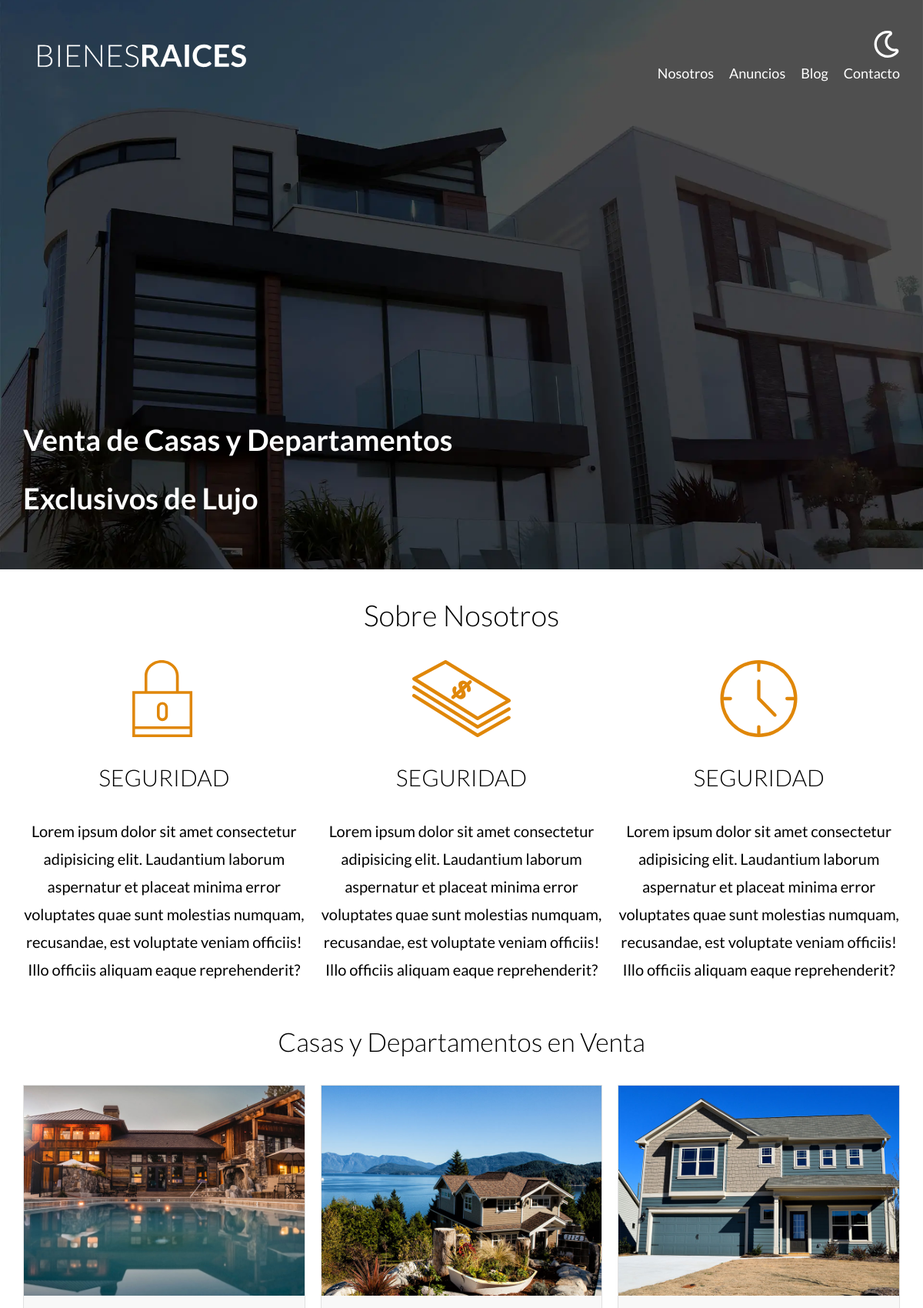
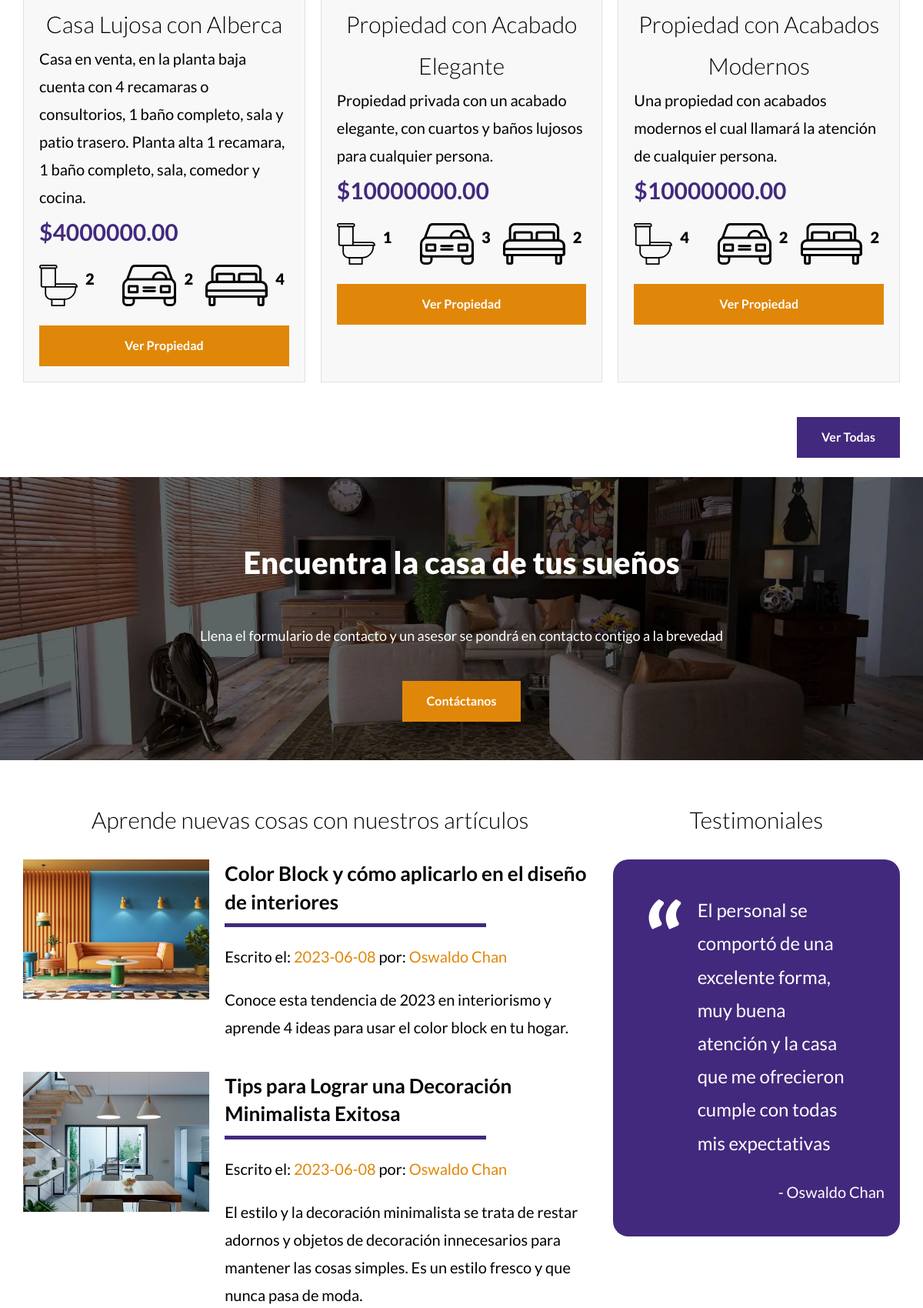
The page / (upper part) on the database its author committed (2 pictures, top to bottom).
### tables this page shows
CREATE TABLE `propiedades` (
  `id` int NOT NULL AUTO_INCREMENT,
  `nombre` varchar(45) DEFAULT NULL,
  `precio` decimal(10,2) DEFAULT NULL,
  `imagen` varchar(200) DEFAULT NULL,
  `descripcion` longtext,
  `habitaciones` int DEFAULT NULL,
  `wc` int DEFAULT NULL,
  `estacionamiento` int DEFAULT NULL,
  `creado` date DEFAULT NULL,
  `vendedores_id` int NOT NULL,
  PRIMARY KEY (`id`),
  KEY `fk_propiedades_vendedores_idx` (`vendedores_id`),
  CONSTRAINT `fk_propiedades_vendedores` FOREIGN KEY (`vendedores_id`) REFERENCES `vendedores` (`id`)
);

CREATE TABLE `blog` (
  `id` int NOT NULL AUTO_INCREMENT,
  `autor` int NOT NULL,
  `fecha` date DEFAULT NULL,
  `titulo` varchar(80) DEFAULT NULL,
  `descripcion` longtext,
  `contenido` longtext,
  `imagen` varchar(200) DEFAULT NULL,
  PRIMARY KEY (`id`),
  KEY `fk_blog_usuarios_idx` (`autor`) USING BTREE,
  CONSTRAINT `blog_ibfk_1` FOREIGN KEY (`autor`) REFERENCES `usuarios` (`id`)
);

CREATE TABLE `usuarios` (
  `id` int NOT NULL AUTO_INCREMENT,
  `nombre` varchar(45) DEFAULT NULL,
  `apellido` varchar(45) DEFAULT NULL,
  `email` varchar(50) DEFAULT NULL,
  `password` char(60) DEFAULT NULL,
  PRIMARY KEY (`id`)
);

### controllers/PageController.php (called while the page is built, shortened)
<?php
class PageController {
    public static function index(Router $router) {
        $properties = Property::get(3);
        $blog = Article::get(2);
        $users = Admin::all();
        $router->view('pages/index', [
            'inicio' => true,
            'properties' => $properties,
            'blog' => $blog,
            'users' => $users
        ]);
    }
}

### public/index.php (called while the page is built, shortened)
<?php
$router = new Router();
$router->get('/admin', [PropertyController::class, 'index']);
$router->get('/properties/create', [PropertyController::class, 'create']);
$router->post('/properties/create', [PropertyController::class, 'create']);
$router->get('/properties/update', [PropertyController::class, 'update']);
$router->post('/properties/update', [PropertyController::class, 'update']);
$router->post('/properties/delete', [PropertyController::class, 'delete']);
$router->get('/sellers/create', [SellerController::class, 'create']);
$router->post('/sellers/create', [SellerController::class, 'create']);
$router->get('/sellers/update', [SellerController::class, 'update']);
$router->post('/sellers/update', [SellerController::class, 'update']);
$router->post('/sellers/delete', [SellerController::class, 'delete']);
$router->get('/blog/create', [ArticleController::class, 'create']);
$router->post('/blog/create', [ArticleController::class, 'create']);
$router->get('/blog/update', [ArticleController::class, 'update']);
$router->post('/blog/update', [ArticleController::class, 'update']);
$router->post('/blog/delete', [ArticleController::class, 'delete']);
$router->get('/', [PageController::class, 'index']);
$router->get('/about-us', [PageController::class, 'about_us']);
$router->get('/properties', [PageController::class, 'properties']);
$router->get('/property', [PageController::class, 'property']);
$router->get('/blog', [PageController::class, 'blog']);
$router->get('/article', [PageController::class, 'article']);
$router->get('/contact', [PageController::class, 'contact']);
$router->post('/contact', [PageController::class, 'contact']);
$router->get('/login', [LoginController::class, 'login']);
$router->post('/login', [LoginController::class, 'login']);
$router->get('/logout', [LoginController::class, 'logout']);
$router->post('/logout', [LoginController::class, 'logout']);
$router->checkRoutes();

### models/ActiveRecord.php (called while the page is built, shortened)
<?php
class ActiveRecord {
    protected static $db;
    protected static $table = '';
    public static function setDB($db) {
        self::$db = $db;
    }
    public static function get($limit) {
        $query = "SELECT * FROM ".static::$table." LIMIT ".$limit;
        $result = self::SQLQuery($query);
        return $result;
    }
    public static function all() {
        $query = "SELECT * FROM ".static::$table;
        $result = self::SQLQuery($query);
        return $result;
    }
    public static function SQLQuery($query) {
        $result = self::$db->query($query);
        $array = [];
        while ($record = $result->fetch_assoc()) {
            $array[] = static::createObject($record);
        }
        return $array;
    }
    protected static function createObject($record) {
        $object = new static;
        foreach ($record as $key => $value) {
            $propertyName = static::getPropertyForColumn($key);
            if (property_exists($object, $propertyName)) {
                $object->$propertyName = $value;
            }
        }
        return $object;
    }
}

### models/Property.php (called while the page is built, shortened)
<?php
class Property extends ActiveRecord {
    protected static function getPropertyForColumn($column) {
        switch ($column) {
            case 'id':
                return 'id';
            case 'nombre':
                return 'title';
            case 'precio':
                return 'price';
            case 'imagen':
                return 'image';
            case 'descripcion':
                return 'description';
            case 'habitaciones':
                return 'rooms';
            case 'wc':
                return 'wc';
            case 'estacionamiento':
                return 'parking';
            case 'creado':
                return 'date';
            case 'vendedores_id':
                return 'seller';
        }
    }
}

### models/Article.php (called while the page is built, shortened)
<?php
class Article extends ActiveRecord {
    protected static function getPropertyForColumn($column) {
        switch ($column) {
            case 'id':
                return 'id';
            case 'autor':
                return 'author';
            case 'fecha':
                return 'date';
            case 'titulo':
                return 'title';
            case 'descripcion':
                return 'description';
            case 'contenido':
                return 'content';
            case 'imagen':
                return 'image';
        }
    }
}

### models/Admin.php (called while the page is built, shortened)
<?php
class Admin extends ActiveRecord {
    protected static function getPropertyForColumn($column) {
        switch ($column) {
            case 'id':
                return 'id';
            case 'nombre':
                return 'name';
            case 'apellido':
                return 'surname';
            case 'email':
                return 'email';
            case 'password':
                return 'password';
        }
    }
}

### views/pages/list.php (the view)
<div class="properties">
    <?php foreach($properties as $property): ?>
    <div class="property">
        <img loading="lazy" src="/img/<?php echo $property->image ?>" alt="property image">
        <div class="property-content">
            <h3><?php echo $property->title ?></h3>
            <p><?php echo $property->description ?></p>
            <p class="price">$<?php echo $property->price ?></p>
            <ul class="details-icons">
                <li>
                    <img loading="lazy" src="build/img/icono_wc.svg" alt="wc icon">
                    <p><?php echo $property->wc ?></p>
                </li>
                <li>
                    <img loading="lazy" src="build/img/icono_estacionamiento.svg" alt="parking icon">
                    <p><?php echo $property->parking ?></p>
                </li>
                <li>
                    <img loading="lazy" src="build/img/icono_dormitorio.svg" alt="room icon">
                    <p><?php echo $property->rooms ?></p>
                </li>
            </ul>
            <a class="btn-yellow-block" href="/property?id=<?php echo $property->id ?>">ver propiedad</a>
        </div>
    </div>
    <?php endforeach; ?>
</div>

### views/pages/blog-list.php
<?php foreach($blog as $article): ?>
        <article class="blog-post">
            <div class="image">
                <img loading="lazy" src="/img/<?php echo $article->image ?>" alt="article image">
            </div>
            <div class="text-post">
                <a href="/article?id=<?php echo $article->id ?>">
                    <h4><?php echo $article->title ?></h4>
                    <p class="meta-info">Escrito el: <span><?php echo $article->date ?></span> por:
                    <span>
                        <?php foreach($users as $user): ?>
                            <?php if($user->id == $article->author): ?>
                                <?php echo $user->name." ".$user->surname; ?>
                            <?php endif; ?>
                        <?php endforeach; ?>
                    </span></p>
                    <p><?php echo $article->description ?></p>
                </a>
            </div>
        </article>
    <?php endforeach; ?>

### public/build/css/app.css (style rules this page uses)
html { -webkit-text-size-adjust:100%;line-height:1.15 }
body { margin:0 }
a { background-color:transparent }
img { border-style:none }
html { box-sizing:border-box;font-size:62.5% }
*,:after,:before { box-sizing:inherit }
body { font-family:Lato,sans-serif;font-size:1.6rem;line-height:1.8 }
p { color:#000;font-size:2rem }
a { text-decoration:none }
img,picture { display:block;width:100% }
h1,h2,h3 { font-family:Lato,sans-serif;font-weight:300;margin:2.5rem 0;text-align:center }
h3 { font-size:3rem }
h4 { font-size:2.6rem }
.btn-yellow-block { background-color:#e08709;border:.2rem solid transparent;color:#fff;display:block;font-weight:700;margin-top:2.5rem;padding:1rem 3rem;text-align:center;text-decoration:none;text-transform:capitalize }
@media (min-width:768px) { .properties { display:grid;gap:2rem;grid-template-columns:repeat(3,1fr) } }
.property { background-color:#f8f8f8;border:.1rem solid #e1e1e1;margin-bottom:2rem }
.property .property-content { padding:2rem }
.property h3,.property p { margin:0 }
.price { color:#42297d;font-size:3rem;font-weight:700 }
.details-icons { display:flex;list-style:none;max-width:40rem;padding:0 }
.details-icons li { display:flex;flex:1 }
.details-icons li img { flex:0 0 5rem;margin-right:1rem }
.details-icons li p { font-weight:900 }
.blog-post { margin-bottom:2rem }
@media (min-width:768px) { .blog-post { -moz-column-gap:2rem;column-gap:2rem;display:grid;grid-template-columns:1fr 2fr } }
.blog-post:last-of-type { margin-bottom:0 }
.meta-info span { color:#e08709 }
.text-post a { color:#000;display:block;margin-top:2rem }
@media (min-width:768px) { .text-post a { margin-top:0 } }
.text-post h4 { line-height:1.4;margin:0 }
.text-post h4:after { background-color:#42297d;content:"";display:block;height:.5rem;margin-top:1rem;max-width:34rem }

### rows shown on the page
propiedades: imagen (picture), nombre "Casa Lujosa con Alberca", descripcion "Casa en venta, en la planta baja cuenta con 4 recamaras o consultorios, 1 baño completo, sala y patio trasero. Planta alta 1 recamara, 1 baño completo, sala, comedor y cocina.", precio "4000000.00", wc "2", parking "2", habitaciones "4"
propiedades: imagen (picture), nombre "Propiedad con Acabado Elegante", descripcion "Propiedad privada con un acabado elegante, con cuartos y baños lujosos para cualquier persona.", precio "10000000.00", wc "1", estacionamiento "3", habitaciones "2"
propiedades: imagen (picture), nombre "Propiedad con Acabados Modernos", descripcion "Una propiedad con acabados modernos el cual llamará la atención de cualquier persona.", precio "10000000.00", wc "4", estacionamiento "2", habitaciones "2"
blog: imagen (picture), titulo "Color Block y cómo aplicarlo en el diseño de interiores", fecha "2023-06-08", descripcion "Conoce esta tendencia de 2023 en interiorismo y aprende 4 ideas para usar el color block en tu hogar."
usuarios: nombre "Oswaldo", apellido "Chan"
blog: imagen (picture), titulo "Tips para Lograr una Decoración Minimalista Exitosa", fecha "2023-06-08", descripcion "El estilo y la decoración minimalista se trata de restar adornos y objetos de decoración innecesarios para mantener las cosas simples. Es un estilo fresco y que nunca pasa de moda."
